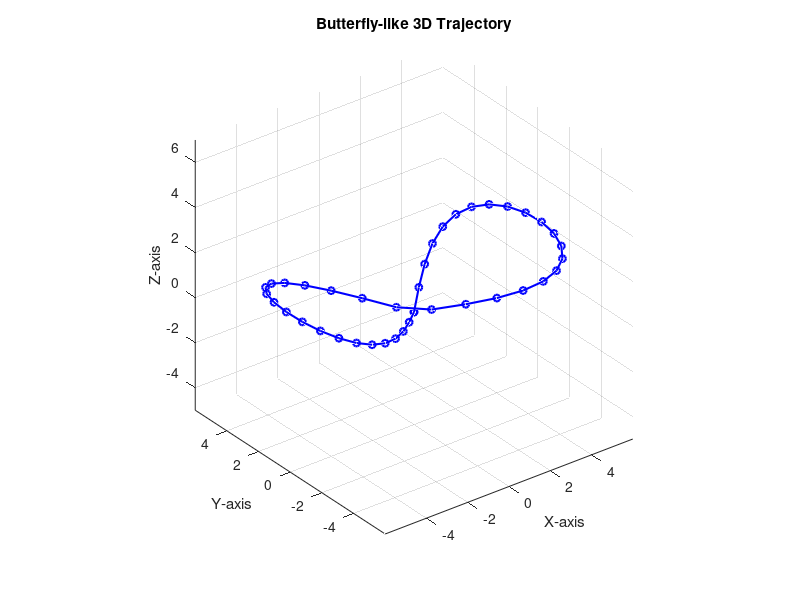

The MATLAB source for this figure:
% Parameters for the butterfly-like trajectory
A = 6.0;   % Amplitude along x-axis
B = 3.0;   % Amplitude along y-axis
C = 2;   % Amplitude along z-axis
omega = pi / 5;  % Frequency
T = linspace(0, 10, 40); % 20 discrete time steps

% Compute waypoints
path = zeros(length(T), 3);
for i = 1:length(T)
    t = T(i);
    path(i, 1) = A * sin(omega * t);         % x position
    path(i, 2) = B * sin(2 * omega * t);     % y position
    path(i, 3) = C * abs(sin(omega * t));    % z position (always positive)
end

% Display waypoints
disp('Generated butterfly-like waypoints:')
disp(path)

% Plot the trajectory
figure;
plot3(path(:,1), path(:,2), path(:,3), 'bo-', 'LineWidth', 1.5, 'MarkerSize', 5);
grid on;
xlabel('X-axis'); ylabel('Y-axis'); zlabel('Z-axis');
title('Butterfly-like 3D Trajectory');
axis equal;
